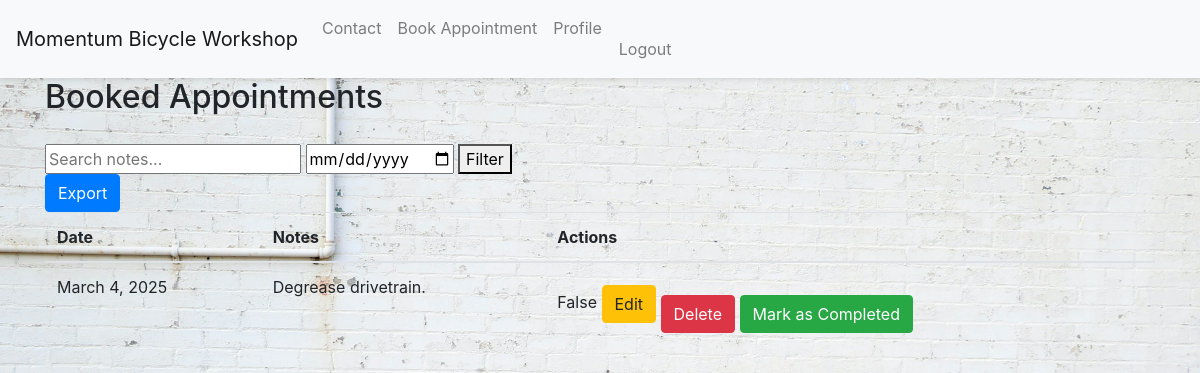
Screenshot of /owner/dashboard/ (signed in) with the database file from the repository.
### myapp/models.py (models this page shows, shortened)
class Appointment(models.Model):
    user = models.ForeignKey(User, on_delete=models.CASCADE)  # Associate the appointment with a user
    date = models.DateField()
    time = models.TimeField()
    description = models.TextField(blank=True)  # Allowing blank descriptions
    photo = models.ImageField(upload_to='photos/', blank=True, null=True)
    completed = models.BooleanField(default=False)
    notified = models.BooleanField(default=False)
    class Meta:
        unique_together = ('user', 'date')  # or ('user', 'date', 'time') if you want to prevent double booking at the same time

### myapp/views.py (the view)
# urls.py: path('owner/dashboard/', OwnerDashboardView.as_view(), name='owner_dashboard'),  # Use the class-based view here
class OwnerDashboardView(LoginRequiredMixin, TemplateView):
    template_name = 'myapp/owner_dashboard.html'
    def get(self, request):
        appointments = Appointment.objects.all()
        date_filter = request.GET.get('date')
        if date_filter:
            appointments = appointments.filter(date=date_filter)
        search_query = request.GET.get('search')
        if search_query:
            appointments = appointments.filter(description__icontains=search_query)
        return render(request, self.template_name, {'appointments': appointments})

### myapp/templates/myapp/owner_dashboard.html (shortened to what this page needs)
{% extends "myapp/base.html" %}
{% block content %}
<h2>Booked Appointments</h2>
<form method="GET" action="{% url 'owner_dashboard' %}">
    <input type="text" name="search" placeholder="Search notes...">
    <input type="date" name="date">
    <button type="submit">Filter</button>
</form>
<a href="{% url 'export_appointments' %}" class="btn btn-primary">Export</a>
<table class="table">
    <thead>
        <tr>
            <th>Date</th>
            <th>Notes</th>
            <th>Actions</th>
        </tr>
    </thead>
    <tbody>
        {% for appointment in appointments %}
        <tr>
            <td>{{ appointment.date }}</td>
            <td>{{ appointment.description }}</td>
            <td>
                <span>{{ appointment.completed }}</span>
                <a href="{% url 'edit_appointment' appointment.id %}" class="btn btn-warning">Edit</a>
                <form method="POST" action="{% url 'delete_appointment' appointment.id %}" style="display:inline;">
                    <button type="submit" class="btn btn-danger">Delete</button>
                </form>
                {% if not appointment.completed %}
                <form method="POST" action="{% url 'mark_completed' appointment.id %}" style="display:inline;">
                    <button type="submit" class="btn btn-success">Mark as Completed</button>
                </form>
                {% else %}
                <span>Completed</span>
                {% endif %}
            </td>
        </tr>
        {% endfor %}
    </tbody>
</table>
{% endblock %}

### static/myapp/css/style.css (style rules this page uses)
body { padding-top: 0px; background-image: url("../images/about-background.jpg"); background-size: cover; background-position: center; background-repeat: no-repeat; min-height: 100vh; }
form button { margin-top: 20px; }

### rows the page displays
Appointment: date "March 4, 2025", description "Degrease drivetrain.", completed "False", shows "Mark as Completed"
